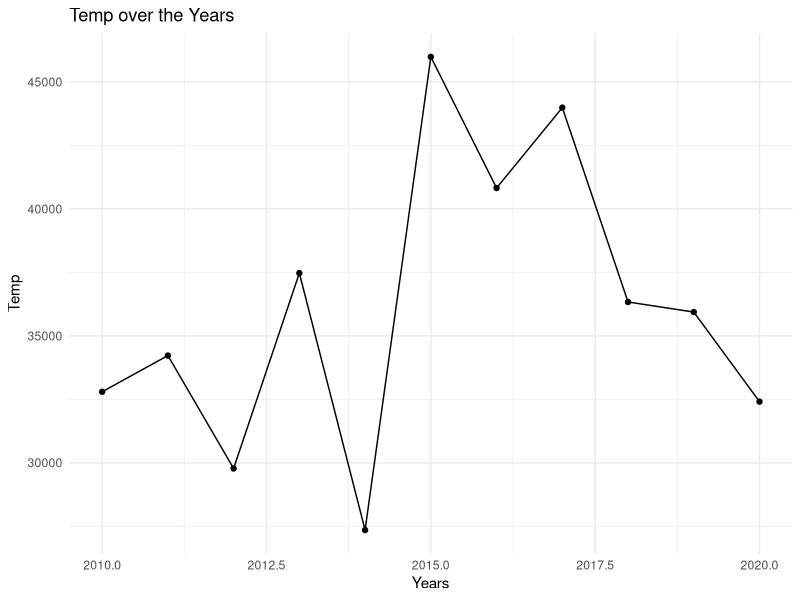

This chart was generated by the following R code:
## ---- chunk 1
library(dplyr)
library(ggplot2)
library(tidyverse)
## ---- chunk 2
rm(list = ls())
## ---- chunk 3
Full_Glory_Yellow_Tail.df <- read.csv("2024Env-annual-yellowtail_GLORYS_UNSTANDARDIZED.csv")
head(Full_Glory_Yellow_Tail.df)
## ---- chunk 4
###Dat
###Pivot Longer(names_to, variable)
### Use variables that MOM6 and Glory have together
## ---- chunk 5
Yt_temp <- Full_Glory_Yellow_Tail.df %>% filter(year >= 2010 & year <= 2020) %>%

select(year, DDegg)

head(Yt_temp)

## ---- chunk 6
Yt_temp %>%
  ggplot(aes(x = year, y = DDegg)) +
  geom_point() + 
  geom_line() +
  labs(title = "Temp over the Years", x = "Years", y = "Temp") + 
  theme_minimal() 
## ---- chunk 7
Full_MOM6_Yellow_Tail.df <- read.csv("yellowtail_MOM6.csv")

head(Full_MOM6_Yellow_Tail.df)
## ---- chunk 8

Filtered_Glory_Yellow_Tail.df <- Full_Glory_Yellow_Tail.df %>% select(year, Tcop, Tpart, MLDpart, MLDlarv, MLDpjuv, CSTlarv, CSTpjuv, LSTlarv, LSTpjuv)


## ---- chunk 9
GYL_datalong <- Filtered_Glory_Yellow_Tail.df %>%
  pivot_longer(
    cols = c(year, Tcop, Tpart, MLDpart, MLDlarv, MLDpjuv, CSTlarv, CSTpjuv, LSTlarv, LSTpjuv),
    names_to = "variable",
    values_to = "value"
  ) %>%
  mutate(source = "GLORYs")


## ---- chunk 10

Filtered_MOM6_Yellow_Tail.df <- Full_MOM6_Yellow_Tail.df%>% select(year, Tcop, Tpart, MLDpart, MLDlarv, MLDpjuv,XVlarv, XVpjuv, YVlarv, YVpjuv)

## ---- chunk 11
MOM6YL_datalong <- Filtered_MOM6_Yellow_Tail.df %>%
  pivot_longer(
    cols = c(year, Tcop, Tpart, MLDpart, MLDlarv, MLDpjuv,XVlarv, XVpjuv, YVlarv, YVpjuv),
    names_to = "variable",
    values_to = "value"
  ) %>%
  mutate(source = "MOM6")
## ---- chunk 12

###Question would it be better for me to rename the coulmn names to be the same so I can merge them or?

